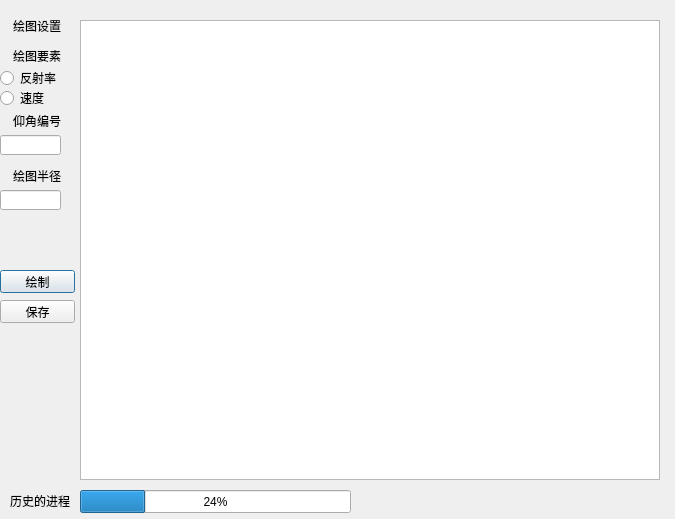
<?xml version="1.0" encoding="UTF-8"?>
<ui version="4.0">
 <class>Dialog</class>
 <widget class="QDialog" name="Dialog">
  <property name="geometry">
   <rect>
    <x>0</x>
    <y>0</y>
    <width>675</width>
    <height>519</height>
   </rect>
  </property>
  <property name="windowTitle">
   <string>Dialog</string>
  </property>
  <widget class="QLabel" name="label">
   <property name="geometry">
    <rect>
     <x>10</x>
     <y>20</y>
     <width>54</width>
     <height>12</height>
    </rect>
   </property>
   <property name="text">
    <string>绘图设置</string>
   </property>
   <property name="alignment">
    <set>Qt::AlignCenter</set>
   </property>
  </widget>
  <widget class="QRadioButton" name="radioButton">
   <property name="geometry">
    <rect>
     <x>0</x>
     <y>70</y>
     <width>89</width>
     <height>16</height>
    </rect>
   </property>
   <property name="text">
    <string>反射率</string>
   </property>
  </widget>
  <widget class="QRadioButton" name="radioButton_2">
   <property name="geometry">
    <rect>
     <x>0</x>
     <y>90</y>
     <width>89</width>
     <height>16</height>
    </rect>
   </property>
   <property name="text">
    <string>速度</string>
   </property>
  </widget>
  <widget class="QLabel" name="label_2">
   <property name="geometry">
    <rect>
     <x>10</x>
     <y>50</y>
     <width>54</width>
     <height>12</height>
    </rect>
   </property>
   <property name="text">
    <string>绘图要素</string>
   </property>
   <property name="alignment">
    <set>Qt::AlignCenter</set>
   </property>
  </widget>
  <widget class="QLabel" name="label_3">
   <property name="geometry">
    <rect>
     <x>10</x>
     <y>115</y>
     <width>54</width>
     <height>12</height>
    </rect>
   </property>
   <property name="text">
    <string>仰角编号</string>
   </property>
   <property name="alignment">
    <set>Qt::AlignCenter</set>
   </property>
  </widget>
  <widget class="QLineEdit" name="lineEdit">
   <property name="geometry">
    <rect>
     <x>0</x>
     <y>135</y>
     <width>61</width>
     <height>20</height>
    </rect>
   </property>
  </widget>
  <widget class="QProgressBar" name="progressBar">
   <property name="geometry">
    <rect>
     <x>80</x>
     <y>490</y>
     <width>271</width>
     <height>23</height>
    </rect>
   </property>
   <property name="value">
    <number>24</number>
   </property>
  </widget>
  <widget class="QLabel" name="label_4">
   <property name="geometry">
    <rect>
     <x>10</x>
     <y>170</y>
     <width>54</width>
     <height>12</height>
    </rect>
   </property>
   <property name="text">
    <string>绘图半径</string>
   </property>
   <property name="alignment">
    <set>Qt::AlignCenter</set>
   </property>
  </widget>
  <widget class="QLineEdit" name="lineEdit_2">
   <property name="geometry">
    <rect>
     <x>0</x>
     <y>190</y>
     <width>61</width>
     <height>20</height>
    </rect>
   </property>
  </widget>
  <widget class="QPushButton" name="pushButton">
   <property name="geometry">
    <rect>
     <x>0</x>
     <y>270</y>
     <width>75</width>
     <height>23</height>
    </rect>
   </property>
   <property name="text">
    <string>绘制</string>
   </property>
  </widget>
  <widget class="QGraphicsView" name="graphicsView">
   <property name="geometry">
    <rect>
     <x>80</x>
     <y>20</y>
     <width>580</width>
     <height>460</height>
    </rect>
   </property>
  </widget>
  <widget class="QPushButton" name="pushButton_2">
   <property name="geometry">
    <rect>
     <x>0</x>
     <y>300</y>
     <width>75</width>
     <height>23</height>
    </rect>
   </property>
   <property name="text">
    <string>保存</string>
   </property>
  </widget>
  <widget class="QLabel" name="label_5">
   <property name="geometry">
    <rect>
     <x>10</x>
     <y>490</y>
     <width>61</width>
     <height>21</height>
    </rect>
   </property>
   <property name="text">
    <string>历史的进程</string>
   </property>
  </widget>
 </widget>
 <resources/>
 <connections/>
</ui>
